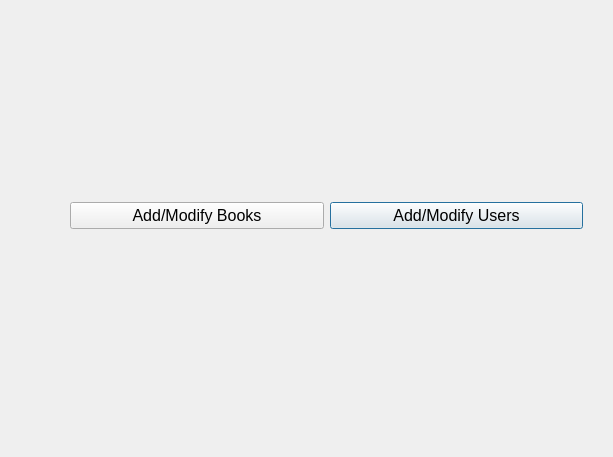
<?xml version="1.0" encoding="UTF-8"?>
<ui version="4.0">
 <class>admin</class>
 <widget class="QDialog" name="admin">
  <property name="geometry">
   <rect>
    <x>0</x>
    <y>0</y>
    <width>613</width>
    <height>457</height>
   </rect>
  </property>
  <property name="windowTitle">
   <string>Dialog</string>
  </property>
  <widget class="QWidget" name="gridLayoutWidget">
   <property name="geometry">
    <rect>
     <x>70</x>
     <y>120</y>
     <width>513</width>
     <height>191</height>
    </rect>
   </property>
   <layout class="QGridLayout" name="gridLayout">
    <item row="0" column="1">
     <spacer name="horizontalSpacer">
      <property name="orientation">
       <enum>Qt::Horizontal</enum>
      </property>
      <property name="sizeType">
       <enum>QSizePolicy::Preferred</enum>
      </property>
      <property name="sizeHint" stdset="0">
       <size>
        <width>0</width>
        <height>0</height>
       </size>
      </property>
     </spacer>
    </item>
    <item row="0" column="2">
     <widget class="QPushButton" name="addmod_Users">
      <property name="sizePolicy">
       <sizepolicy hsizetype="Minimum" vsizetype="Fixed">
        <horstretch>0</horstretch>
        <verstretch>0</verstretch>
       </sizepolicy>
      </property>
      <property name="font">
       <font>
        <pointsize>12</pointsize>
       </font>
      </property>
      <property name="text">
       <string>Add/Modify Users</string>
      </property>
     </widget>
    </item>
    <item row="0" column="0">
     <widget class="QPushButton" name="addmod_Books">
      <property name="sizePolicy">
       <sizepolicy hsizetype="Minimum" vsizetype="Fixed">
        <horstretch>0</horstretch>
        <verstretch>0</verstretch>
       </sizepolicy>
      </property>
      <property name="font">
       <font>
        <pointsize>12</pointsize>
       </font>
      </property>
      <property name="text">
       <string>Add/Modify Books</string>
      </property>
     </widget>
    </item>
   </layout>
  </widget>
 </widget>
 <resources/>
 <connections/>
</ui>
